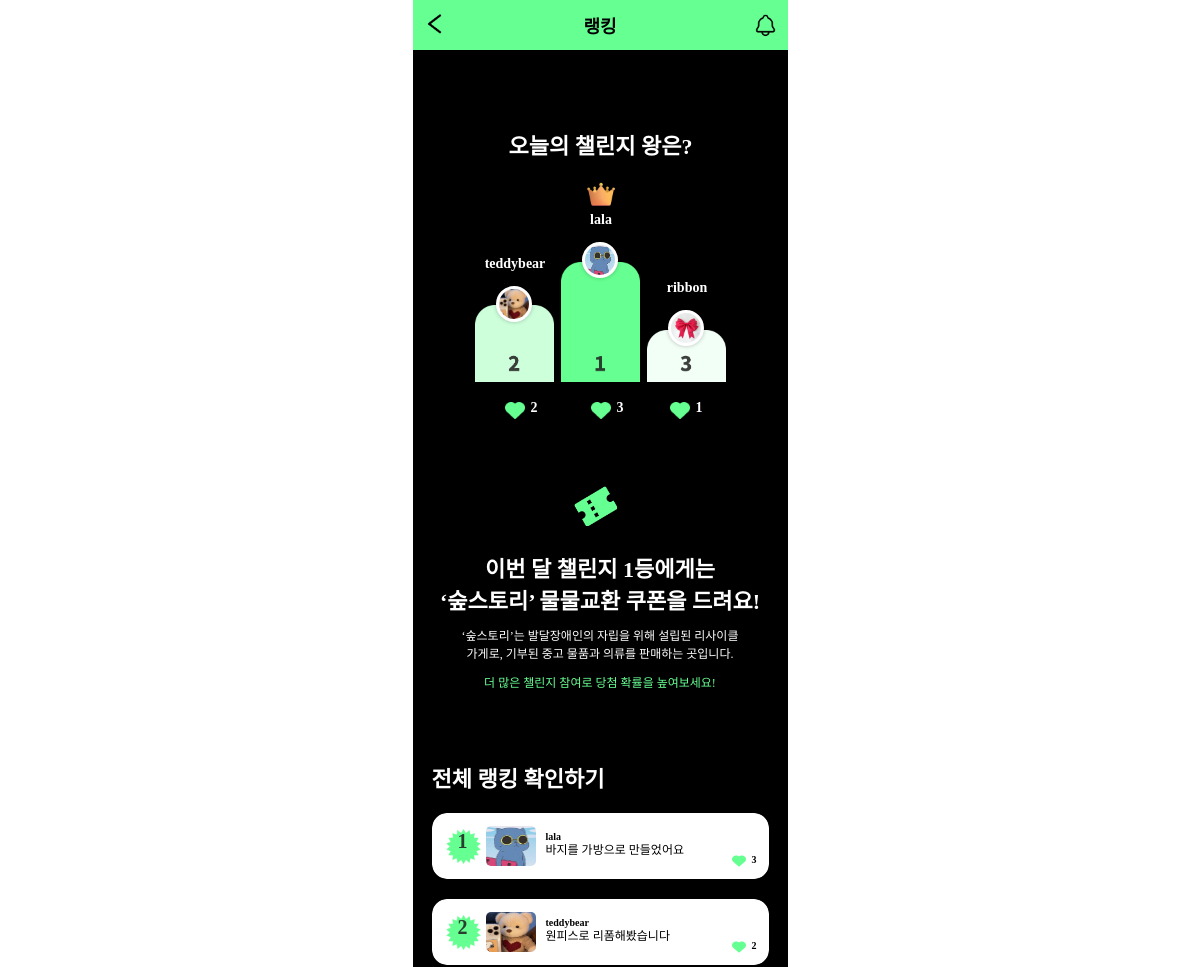
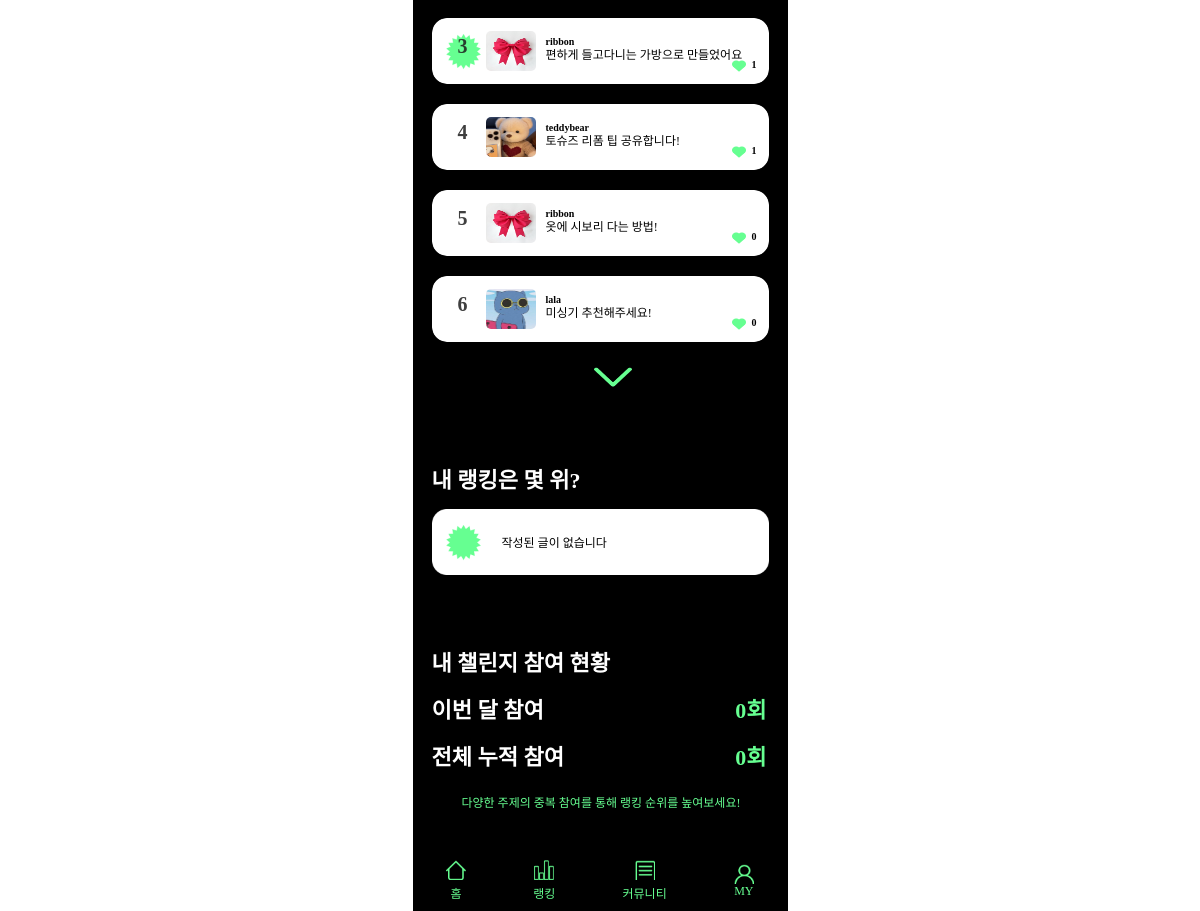
Page /ranking on the committed database (2 pictures, top to bottom).
### mainApp/models.py (models this page shows, shortened)
class Post(models.Model):
    title = models.CharField(max_length=50) # 글의 제목, 최대 길이는 50
    content = models.TextField() # 글의 본문
    created_at = models.DateTimeField(auto_now_add=True) # 생성일자
    author = models.ForeignKey(to = User, on_delete = models.CASCADE, related_name = "posts")
    category = models.ManyToManyField(to = Category, through = "PostCategory", related_name = "posts")
    like = models.ManyToManyField(to = User, through = "Like", related_name="liked_posts")
    image = models.ImageField(upload_to = upload_filepath, blank = True) # 이미지 업로드
    file = models.FileField(upload_to = upload_filepath, blank = True ) # 파일 업로드

### accountApp/models.py (models this page shows, shortened)
class User(AbstractBaseUser):
    email = models.EmailField(
        verbose_name='email',
        max_length=255,
        unique=True,
    )
    nickname = models.CharField(max_length=20)
    image = models.ImageField()
    is_active = models.BooleanField(default=True)
    is_admin = models.BooleanField(default=False)
    objects = UserManager()
    USERNAME_FIELD = 'email'
    REQUIRED_FIELDS = ['image', 'nickname']

### mainApp/views.py (the view)
# urls.py: path('ranking', ranking, name='ranking'),
def ranking(request):
    users = User.objects.all()
    today = date.today()
    start_of_month = today.replace(day=1)
    monthly_posts = Post.objects.filter(created_at__date__gte=start_of_month) \
                        .annotate(like_count=models.Count('like')) \
                        .order_by('-like_count', '-id')
    user_posts_count = Post.objects.filter(author=request.user.id).count()
    user_posts_monthly_count = monthly_posts.filter(author=request.user.id).count()
    user_post = monthly_posts.filter(author=request.user.id).first()
    user_post_rank = list(monthly_posts).index(user_post) + 1 if user_post else 0
    return render(request, "mainApp/ranking.html", {'object_list': users, 'user_posts_count': user_posts_count, 'user_posts_monthly_count':user_posts_monthly_count,
                                                'user_post':user_post, 'monthly_posts': monthly_posts, 'user_post_rank': user_post_rank})

### mainApp/templates/mainApp/ranking.html (shortened to what this page needs)
<!DOCTYPE html>
{% load static %}
<html lang="en">
<head>
    <link rel="stylesheet" href="{% static 'css/ranking.css' %}" />
    <link rel="stylesheet" href="{% static 'js/ranking.js' %}" />
</head>
<body>
    <header class="community_header">
        <a href="{% url 'mainApp:main' %}"><img src="../../../media/backBtn.png" alt="뒤로가기"
                class="community_header_back"></a>
        <span class="community_header_title">랭킹</span>
        <a href="{% url 'mainApp:notice' %}" class="community_header_notice"><img src="../../../media/noticeBell.png"
                alt="알림"></a>
    </header>
    <div class="bottom">
         <br>
        <div class="todayC">
            <h2>오늘의 챌린지 왕은?</h2>
            <img class="crown" src="{% static 'img\왕관.png' %}" alt="왕관" />
            <dic class ="topRank">
            <div class="second">
            {% if monthly_posts %}
            {% for post in monthly_posts %}
                {% if forloop.counter == 2 %}
                <div class="post-container">
                    <div class="nickimg">
                    <h4> {{ post.author.nickname }} </h4>
                    {% if post.author.image %}
                        <div class="post-image">
                            <img src="{{ post.author.image.url }}">
                        </div>
                    </div>
                        <img class="secondGraph" src="{% static 'img\2등그래프.png' %}" alt="2등" />
                    {% endif %}
                    <div class="post-details">
                        <img class="like" src="{% static 'img\좋아요.png' %}" alt="좋아요" />
                        <p>{{ post.like.count }} </p>
                        <br>
                    </div>
                </div>
            </div>
            <div class="first">
                {% endif %}
            {% endfor %}
        {% for post in monthly_posts %}
                {% if forloop.counter == 1 %}
                <div class="post-container">
                    <div class="nickimg">
                    <h4> {{ post.author.nickname }} </h4>
                    {% if post.author.image %}
                        <div class="post-image">
                            <img src="{{ post.author.image.url }}">
                        </div>
                        </div>
                        <img class="firstGraph" src="{% static 'img\1등그래프.png' %}" alt="1등" />
                    {% endif %}
                    <div class="post-details">
                        <img class="like" src="{% static 'img\좋아요.png' %}" alt="좋아요" />
                        <p>{{ post.like.count }} </p>
                        <br>
                    </div>
                </div>
            </div>
            <div class="third">
                {% endif %}
            {% endfor %}
        {% for post in monthly_posts %}
                {% if forloop.counter == 3 %}
                <div class="post-container">
                    <div class="nickimg">
                    <h4> {{ post.author.nickname }} </h4>
                    {% if post.author.image %}
                        <div class="post-image">
                            <img src="{{ post.author.image.url }}">
                        </div>
                    </div>
                        <img class="thirdGraph" src="{% static 'img\3등그래프.png' %}" alt="3등" />
                    {% endif %}
                    <div class="post-details">
                        <img class="like" src="{% static 'img\좋아요.png' %}" alt="좋아요" />
                        <p>{{ post.like.count }} </p>
                        <br>
                    </div>
                </div>
            </div>
                {% endif %}
            {% endfor %}
        {% endif %}
        </div>
        <div class="explain">
            <img
                  class="coupon"
                  src="{%static 'img\쿠폰.png' %}"
                  alt="쿠폰"
                />
                <div class="ex1">이번 달 챌린지 1등에게는</div>
                <div class="ex1">‘숲스토리’ 물물교환 쿠폰을 드려요!</div>
                <div class="ex2">‘숲스토리’는 발달장애인의 자립을 위해 설립된 리사이클 가게로, 기부된 중고 물품과 의류를 판매하는 곳입니다.</div>
                <div class="ex3">더 많은 챌린지 참여로 당첨 확률을 높여보세요!</div>
            </div>
        <div class="allRanks">
            <h3>전체 랭킹 확인하기</h3>
            {% if monthly_posts %}
                {% for post in monthly_posts %}
                <div class="post-container {% if forloop.counter == 1 %}rank-1{% elif forloop.counter == 2 %}rank-2{% elif forloop.counter == 3 %}rank-3{% endif %} {% if forloop.counter > 6 %}extra{% endif %}">
                        <p class="number">{{ forloop.counter }} </p>
                        {% if post.author.image %}
                            <div class="post-image">
                                <img src="{{ post.author.image.url }}">
                            </div>
                        {% endif %}
                        <div class="post-details">
                            <div class="post-details-details">
                            <h4> {{ post.author.nickname }} </h4>
                            <p><a href="{% url 'mainApp:detail' post.id %}">{{ post.title }}</a></p>
                        </div>
                        <div class="heart">
                            <img
                                class="allRankHeart"
                                src="{%static 'img\좋아요.png' %}"
                                alt="좋아요"
                              />
                              <p>{{ post.like.count }} </p>
                            </div>
                        </div>
                    </div>
                {% endfor %}
            {% endif %}
            <button id="show-more-btn" onclick="toggleRankings()">
                <img src="{% static 'img/버튼.png' %}" alt="Show More" />
            </button>
        </div>
        <div class="container">
            <h3>내 랭킹은 몇 위?</h3>
            <div class="myRank {% if user_post_rank <= 3 %}rank-under-3{% endif %}">
                {% if user_post %}
                    <p class="number">{{ user_post_rank }}</p>
                    {% if user_post.image %}
                        <div class="post-image">
                            <img src="{{ user_post.image.url }}" alt="프로필사진">
                        </div>
                    {% endif %}
                    <div class="post-details">
                        <div class="post-details-details">
                            <h4>{{ user_post.author.nickname }}</h4>
                            <p><a href="{% url 'mainApp:detail' user_post.id %}">{{ user_post.title }}</a></p>
                        </div>
                    </div>
                    <div class="heart">
                        <img class="allRankHeart" src="{% static 'img/좋아요.png' %}" alt="좋아요" />
                        <p>{{ user_post.like.count }}</p>
                    </div>
                {% else %}
                <p class="no">작성된 글이 없습니다</p>
                {% endif %}
            </div>
        </div>
        <div class="mycontainer">
            <h3>내 챌린지 참여 현황 </h3>
            <div class="thismonth">
            <p>이번 달 참여</p>
            <div>{{ user_posts_monthly_count }}회</div>
        </div>
        <div class="total">
            <p>전체 누적 참여</p>
        <div>{{ user_posts_count }}회</div>
        </div>
        <p class="last">다양한 주제의 중복 참여를 통해 랭킹 순위를 높여보세요!</p>
        </div>
    </div>
    <footer class="community_footer">
        <div class="community_footer_home">
          <a href="{% url 'mainApp:main' %}">
            <img src="../../../media/Home.png" alt="홈" width="20px" height="20px">
          </a>
          <p>홈</p>
        </div>
        <div class="community_footer_rank">
          <a href="{% url 'mainApp:ranking' %}">
            <img src="../../../media/Rank.png" alt="랭킹" width="20px" height="20px">
          </a>
          <p>랭킹</p>
        </div>
        <div class="community_footer_community">
          <a href="{% url 'mainApp:tipList' %}">
            <img src="../../../media/Community.png" alt="커뮤니티" width="20px" height="20px">
          </a>
          <p>커뮤니티</p>
        </div>
        <div class="community_footer_my">
          {% if not user.is_authenticated %}
          <img src="../../../media/My.png" alt="마이" width="20px" height="20px">
          {% else %}
          <a href="{% url 'accountApp:detail' pk=user.pk %}">
            <img src="../../../media/My.png" alt="마이" width="20px" height="20px">
          </a>
          {% endif %}
          <p>MY</p>
        </div>
      </footer>
</body>
</html>

### rows in the picture
Post: author.nickname "teddybear", author.image (picture), like.count "2", title "원피스로 리폼해봤습니다"
Post: author.nickname "lala", author.image (picture), like.count "3", title "바지를 가방으로 만들었어요"
Post: author.nickname "ribbon", author.image (picture), like.count "1", title "편하게 들고다니는 가방으로 만들었어요"
Post: author.image (picture), author.nickname "teddybear", title "토슈즈 리폼 팁 공유합니다!", like.count "1"
Post: author.image (picture), author.nickname "ribbon", title "옷에 시보리 다는 방법!", like.count "0"
Post: author.image (picture), author.nickname "lala", title "미싱기 추천해주세요!", like.count "0"

### other values in the picture
{{ user_posts_monthly_count }} "0"
{{ user_posts_count }} "0"
